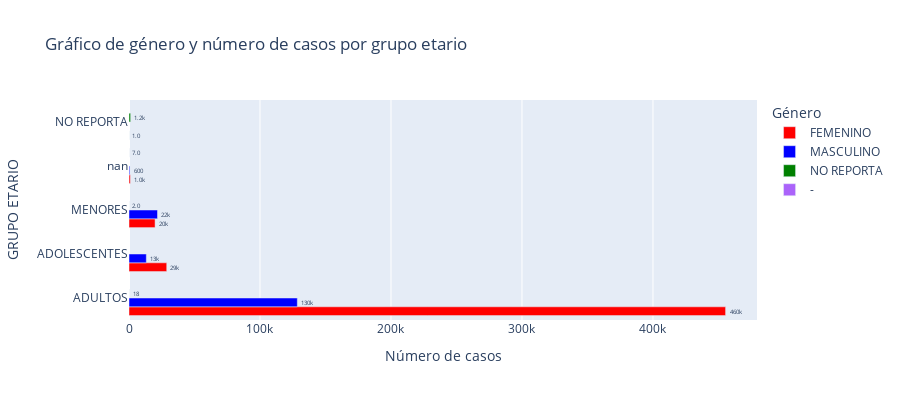

This figure's notebook cell:
### Code cell
# Graph GRUPO ETARIO - GENERO 
fig_genero_edad = px.bar(
    df_genero_edad,
    x='CANTIDAD',  # Columna para el eje X (género)
    y='GRUPO ETARIO',  # Columna para el eje Y (cantidad de casos)
    color='GENERO',  # Columna que define los colores de las barras (grupo etario)
    barmode='group',
    text_auto='.2s',
    title="Gráfico de género y número de casos por grupo etario",
    color_discrete_map=color_map,
    labels={'CANTIDAD': 'Número de casos', 'GENERO': 'Género'},
    height=400
)

# Properties
fig_genero_edad.update_traces(
    textfont_size=12,
    textangle=0,
    textposition="outside",
    cliponaxis=False
)

# Show
fig_genero_edad.show()
fig_genero_edad.write_html('graphics/age.html') #usado para crear el grafico

### Figure 1 — Plotly figure (JSON) as saved in the notebook; plotly's stock layout.template omitted (floating-point values rounded to 4 significant figures)
{"data": [{"alignmentgroup": "True", "cliponaxis": false, "hovertemplate": "Género=FEMENINO<br>Número de casos=%{x}<br>GRUPO ETARIO=%{y}<extra></extra>", "legendgroup": "FEMENINO", "marker": {"color": "red", "pattern": {"shape": ""}}, "name": "FEMENINO", "offsetgroup": "FEMENINO", "orientation": "h", "showlegend": true, "textangle": 0, "textfont": {"size": 12}, "textposition": "outside", "texttemplate": "%{x:.2s}", "type": "bar", "x": [455443, 28809, 19915, 1001, 1], "xaxis": "x", "y": ["ADULTOS", "ADOLESCENTES", "MENORES", "nan", "NO REPORTA"], "yaxis": "y"}, {"alignmentgroup": "True", "cliponaxis": false, "hovertemplate": "Género=MASCULINO<br>Número de casos=%{x}<br>GRUPO ETARIO=%{y}<extra></extra>", "legendgroup": "MASCULINO", "marker": {"color": "blue", "pattern": {"shape": ""}}, "name": "MASCULINO", "offsetgroup": "MASCULINO", "orientation": "h", "showlegend": true, "textangle": 0, "textfont": {"size": 12}, "textposition": "outside", "texttemplate": "%{x:.2s}", "type": "bar", "x": [128503, 21765, 13236, 603], "xaxis": "x", "y": ["ADULTOS", "MENORES", "ADOLESCENTES", "nan"], "yaxis": "y"}, {"alignmentgroup": "True", "cliponaxis": false, "hovertemplate": "Género=NO REPORTA<br>Número de casos=%{x}<br>GRUPO ETARIO=%{y}<extra></extra>", "legendgroup": "NO REPORTA", "marker": {"color": "green", "pattern": {"shape": ""}}, "name": "NO REPORTA", "offsetgroup": "NO REPORTA", "orientation": "h", "showlegend": true, "textangle": 0, "textfont": {"size": 12}, "textposition": "outside", "texttemplate": "%{x:.2s}", "type": "bar", "x": [1229, 18, 2], "xaxis": "x", "y": ["NO REPORTA", "ADULTOS", "MENORES"], "yaxis": "y"}, {"alignmentgroup": "True", "cliponaxis": false, "hovertemplate": "Género=-<br>Número de casos=%{x}<br>GRUPO ETARIO=%{y}<extra></extra>", "legendgroup": "-", "marker": {"color": "#ab63fa", "pattern": {"shape": ""}}, "name": "-", "offsetgroup": "-", "orientation": "h", "showlegend": true, "textangle": 0, "textfont": {"size": 12}, "textposition": "outside", "texttemplate": "%{x:.2s}", "type": "bar", "x": [7], "xaxis": "x", "y": ["nan"], "yaxis": "y"}], "layout": {"barmode": "group", "height": 400, "legend": {"title": {"text": "Género"}, "tracegroupgap": 0}, "title": {"text": "Gráfico de género y número de casos por grupo etario"}, "xaxis": {"anchor": "y", "domain": [0, 1], "title": {"text": "Número de casos"}}, "yaxis": {"anchor": "x", "domain": [0, 1], "title": {"text": "GRUPO ETARIO"}}}}
